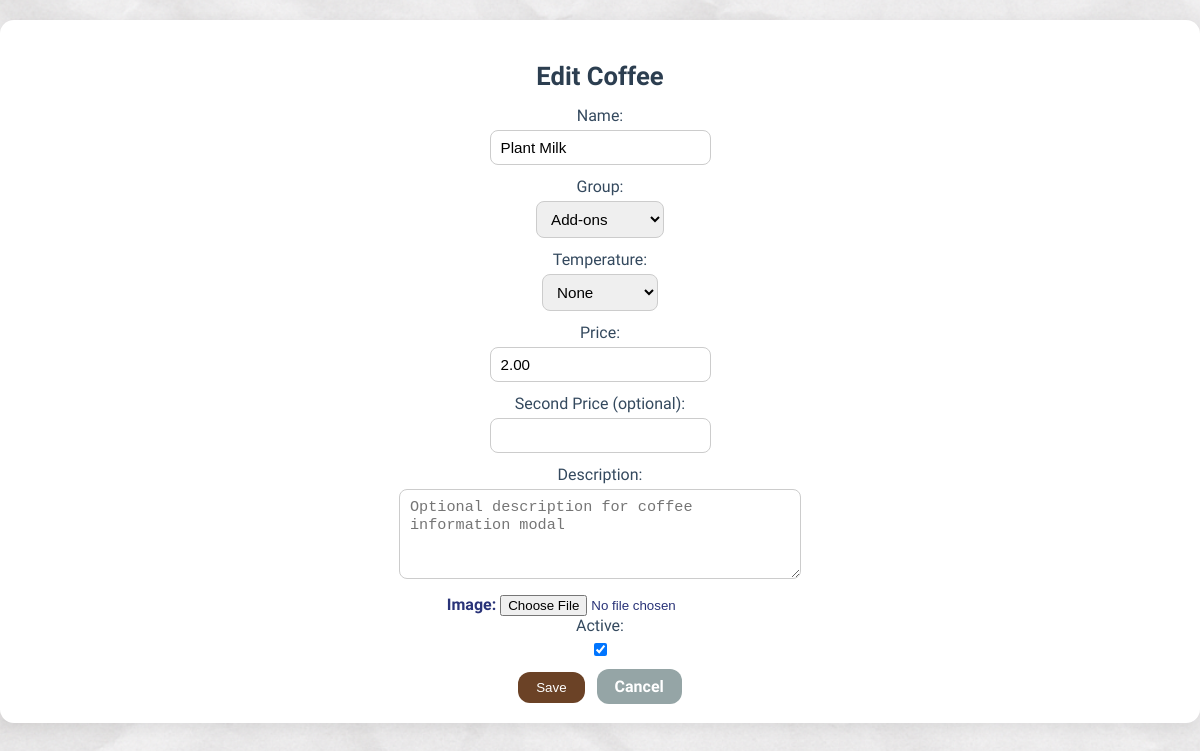
Screenshot of /modifiers/coffee/edit/212/ with the database file from the repository.
### menu/models.py (models this page shows, shortened)
class Coffee(models.Model):
    TEMPERATURE_CHOICES = [
        ('', 'None'),
        ('hot', 'Hot'),
        ('cold', 'Cold'),
        ('both', 'Hot & Cold'),
    ]
    GROUP_CHOICES = [
        ('basic', 'Basic Drinks'),
        ('alternative', 'Alternative'),
        ('other', 'Other Drinks'),
        ('addon', 'Add-ons'),
    ]
    name = models.CharField(max_length=100)
    group = models.CharField(max_length=20, choices=GROUP_CHOICES, default='basic')
    price = models.DecimalField(max_digits=8, decimal_places=2, default=0)
    price_2 = models.DecimalField(max_digits=8, decimal_places=2, blank=True, null=True)
    temperature = models.CharField(max_length=10, choices=TEMPERATURE_CHOICES, blank=True, null=True)
    image = models.ImageField(upload_to='menu/images/', blank=True, null=True)
    description = models.TextField(blank=True, null=True)
    order = models.PositiveIntegerField(default=0)
    is_active = models.BooleanField(default=True)
    created_at = models.DateTimeField(auto_now_add=True, blank=True, null=True)
    updated_at = models.DateTimeField(auto_now=True, blank=True, null=True)

### modifiers/views.py (the view)
# urls.py: path('<str:category>/edit/<int:pk>/', views.edit_item, name='edit_item'),
def edit_item(request, category, pk):
    pair = CATEGORY_MODELS.get(category)
    if not pair:
        return redirect('modifiers:dashboard')
    model, form_class = pair
    instance = get_object_or_404(model, pk=pk)
    if request.method == 'POST':
        form = form_class(request.POST, request.FILES, instance=instance)
        if form.is_valid():
            instance = form.save(commit=False)
            if category in ['toast', 'sweet'] and 'allergens' in form.cleaned_data:
                allergens_list = form.cleaned_data['allergens']
                instance.allergens = ', '.join(allergens_list) if allergens_list else ''
            instance.save()
            return redirect('modifiers:dashboard')
    else:
        form = form_class(instance=instance)
        if category in ['toast', 'sweet'] and instance.allergens:
            allergens_list = [a.strip() for a in instance.allergens.split(',') if a.strip()]
            form.fields['allergens'].initial = allergens_list
    return render(
        request,
        'modifiers/item_form.html',
        {'form': form, 'title': f'Edit {category.capitalize()}'}
    )

### modifiers/forms.py
class CoffeeForm(forms.ModelForm):
    class Meta:
        model = Coffee
        fields = ['name', 'group', 'price', 'price_2', 'temperature', 'image', 'description', 'is_active']
        widgets = {
            'group': forms.Select(attrs={'class': 'form-select'}),
            'temperature': forms.Select(),
            'description': forms.Textarea(attrs={'rows': 4, 'placeholder': 'Optional description for coffee information modal'}),
        }
        labels = {
            'price': 'Main Price',
            'price_2': 'Second Price',
            'description': 'Coffee Description (for information modal)',
            'image': 'Coffee Image',
        }

### modifiers/templates/modifiers/item_form.html (shortened to what this page needs)
{% extends 'menu/base.html' %}
{% load static %}
{% block extra_head %}
<link rel="stylesheet" href="{% static 'modifiers/css/dashboard.css' %}">
{% endblock %}
{% block content %}
<div class="form-container">
    <h2>{{ title }}</h2>
    <form method="POST" enctype="multipart/form-data">
        <div class="form-group">
            <label for="id_name">Name:</label>
            {{ form.name }}
        </div>
        {% if 'group' in form.fields %}
        <div class="form-group">
            <label for="id_group">Group:</label>
            {{ form.group }}
        </div>
        {% endif %}
        {% if 'temperature' in form.fields %}
        <div class="form-group">
            <label for="id_temperature">Temperature:</label>
            {{ form.temperature }}
        </div>
        {% endif %}
        <div class="form-group">
            <label for="id_price">Price:</label>
            {{ form.price }}
        </div>
        {% if 'price_2' in form.fields %}
        <div class="form-group">
            <label for="id_price_2">Second Price (optional):</label>
            {{ form.price_2 }}
        </div>
        {% endif %}
        {% if 'description' in form.fields %}
        <div class="form-group">
            <label for="id_description">Description:</label>
            {{ form.description }}
        </div>
        {% endif %}
        <div class ="form_group">
            <label for="id_image">Image:</label>
            {{ form.image }}
        </div>
        <div class="form-group">
            <label for="id_is_active">Active:</label>
            {{ form.is_active }}
        </div>
        <button type="submit" class="btn">Save</button>
        <a href="{% url 'modifiers:dashboard' %}" class="btn cancel-btn">Cancel</a>
    </form>
</div>
{% endblock %}

### menu/static/menu/css/styles.css (style rules this page uses)
body { background-image: url("../images/background.png"); background-size: cover; background-position: center; background-repeat: no-repeat; background-attachment: fixed; color: #293378; font-family: 'Montserrat Alternates', sans-serif; font-weight: bold; margin: 0; padding: 0; text-align: center; overflow-x: hidden; }

### modifiers/static/modifiers/css/dashboard.css (style rules this page uses)
.form-container { margin: 20px auto; padding: 20px; background-color: #fff; border-radius: 14px; box-shadow: 0 4px 15px rgba(0,0,0,0.08); }
.form-container h2 { font-size: 1.6rem; margin-bottom: 15px; color: #2c3e50; text-align: center; }
.form-group { margin-bottom: 12px; }
.form-group label { display: block; font-weight: 500; margin-bottom: 5px; color: #34495e; }
.form-group input, .form-group select, .form-group textarea { padding: 8px 10px; border-radius: 8px; border: 1px solid #ccc; font-size: 0.95rem; outline: none; transition: border 0.3s; }
button.btn { padding: 8px 18px; background-color: #6b4226; color: #fff; border: none; border-radius: 12px; cursor: pointer; font-weight: 500; transition: background 0.3s, transform 0.2s; }
a.cancel-btn { margin-left: 8px; padding: 8px 18px; background-color: #95a5a6; color: #fff; border-radius: 12px; text-decoration: none; transition: background 0.3s; }
.form-group input[type="number"] { -moz-appearance: textfield; appearance: textfield; }

### rows the page displays
Coffee: name "Plant Milk", group "Add-ons", temperature "None", price "2.00", is_active "☑"

### other values shown
{{ title }} "Edit Coffee"
